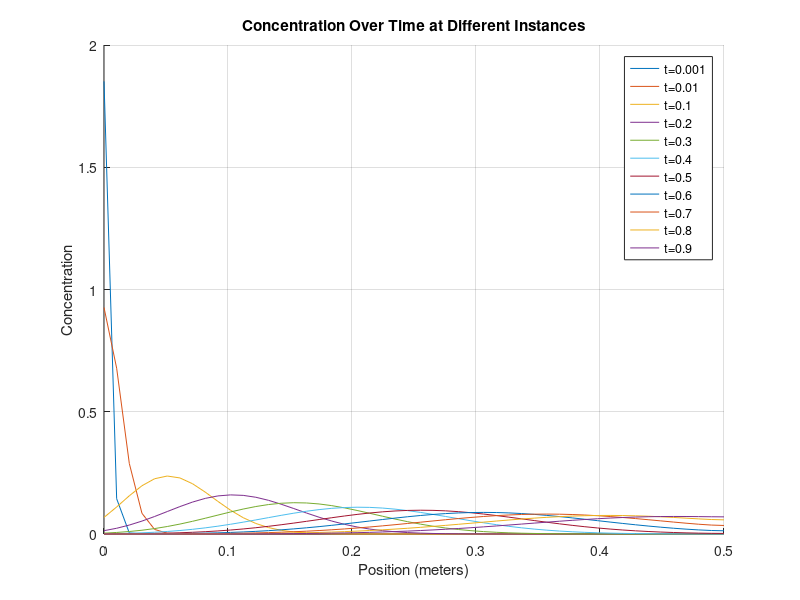
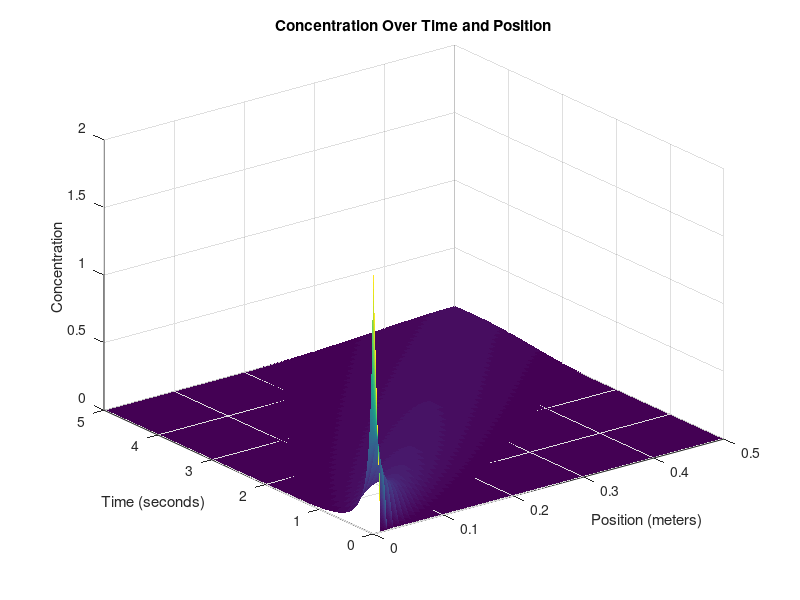

Here is the MATLAB script that generated these plots, in order:
clear
close all
clc

% Define parameters
domain_length = 0.5;   % Domain length (meters)
discretization = 50;    % Number of spatial discretization points
dx = domain_length / (discretization - 1);

time_length = 5;      % Time length (seconds)
time_steps = 5000;       % Number of time steps
dt = time_length / time_steps;

D = 0.001;               % Diffusion coefficient
velocity = 0.1;         % Constant velocity (m/s)
inflow_concentration = 2.0; % Constant solute concentration at the first cell


% Create a grid for space and time
x = linspace(0, domain_length, discretization);
t = linspace(0, time_length, time_steps);

% Initialize the concentration array (1D)
C = ones(discretization, time_steps);

% Set up the diffusion-convection ODE
rejection_rate = 0; % No rejection

% Initial condition (as a column vector)
C(:, 1) = zeros(discretization, 1); % Initialize to 0 everywhere
C(1, 1) = inflow_concentration; % Set the inflow concentration at the first position

% Time-stepping loop
for k = 2:time_steps
    for i = 1:discretization
        % Calculate the second derivative in x direction
        if i == 1
            % No left neighbor at the first cell
            d2Cdx2 = D * (C(2, k-1) -  C(1, k-1)) / dx^2;
             % Apply advection and inflow at the first cell
            dCdt_convection = -velocity * C(i, k-1) / dx;
            C(1, k) = inflow_concentration; % Fill the first cell with inflow concentration
        elseif i == discretization
            % No right neighbor at the last cell
            d2Cdx2 = D * (C(discretization - 1, k-1) - C(discretization, k-1)) / dx^2;
        else
            % Calculate the second derivative normally
            d2Cdx2 = D * (C(i + 1, k-1) - 2 * C(i, k-1) + C(i - 1, k-1)) / dx^2;
            % Apply advection term
            dCdt_convection = -velocity * (C(i, k-1) - C(i-1, k-1)) / dx;
        end
        % Apply the diffusion-convection equation
        C(i, k) = C(i, k-1) + dt * (d2Cdx2 - rejection_rate * C(i, k-1) + dCdt_convection);
    end
end


% Define fractions of time steps you want to visualize
time_fraction = [0.001, 0.01, 0.1, 0.2, 0.3, 0.4, 0.5, 0.6, 0.7, 0.8, 0.9];  % For example, 0.1 corresponds to 10% of time steps

% Calculate the corresponding time indices
time_instances = round(time_fraction * time_steps);

% Create a figure for the first plot
figure;
hold on;

% Plot concentration at specific time instances
for i = 1:length(time_instances)
    time_index = time_instances(i);
    plot(x, C(:, time_index));
end

xlabel('Position (meters)');
ylabel('Concentration');
title('Concentration Over Time at Different Instances');

% Add a legend for clarity
legend(arrayfun(@(f) ['t=', num2str(f)], time_fraction, 'UniformOutput', false));

grid on;
hold off;

% Create a 3D surface plot to visualize concentration over time and position
[T, X] = meshgrid(t, x);
figure;
h = surf(X, T, C); % Transpose removed here
xlabel('Position (meters)');
ylabel('Time (seconds)');
zlabel('Concentration');
title('Concentration Over Time and Position');

set(h,'LineStyle','none')
